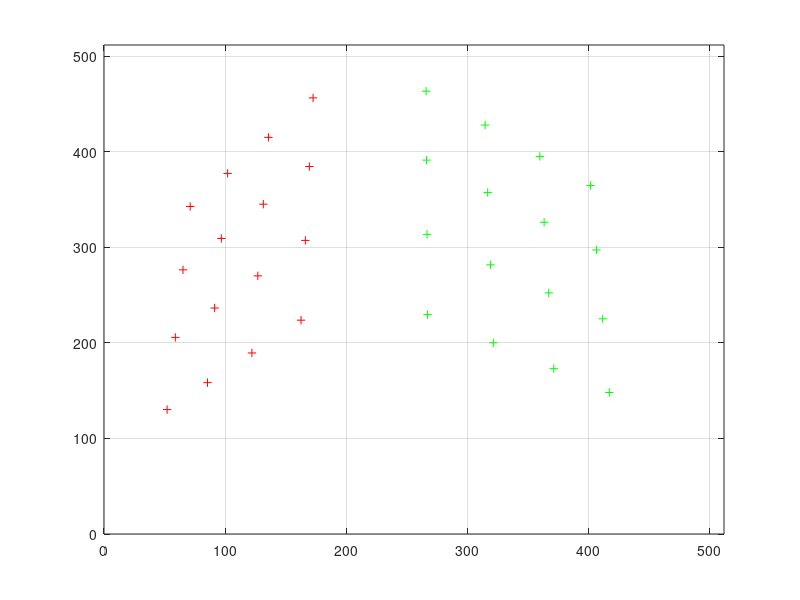
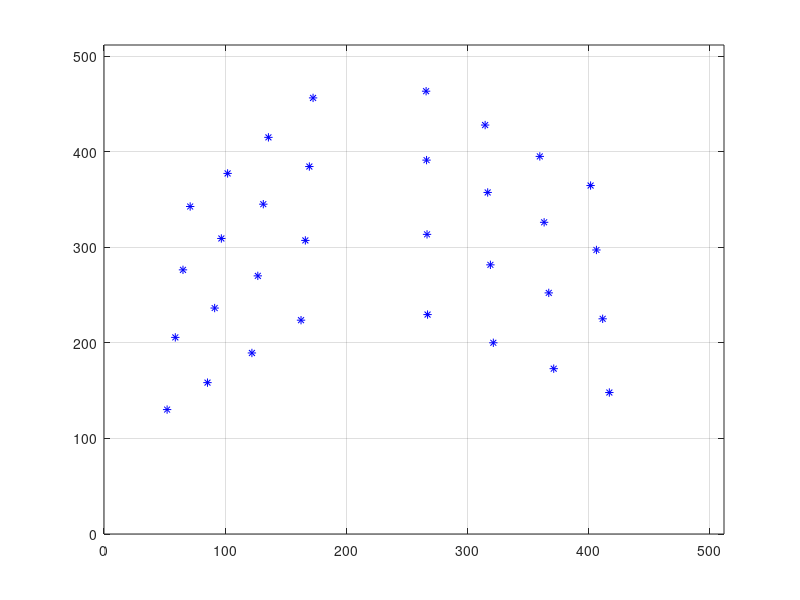
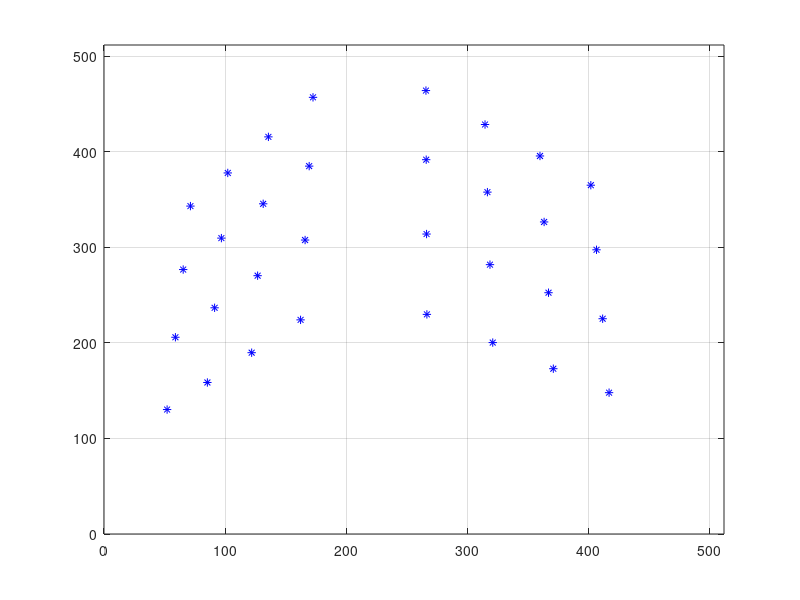

These figures' MATLAB source, in order:
%% Author : Deepak Karuppia  10/15/01

% Modified by Diego Freire

% The work in this assignment is my own. Any outside sources have been properly cited.

%% Generate 3D calibration pattern: 
%% Pw holds 32 points on two surfaces (Xw = 1 and Yw = 1) of a cube 
%% Values are measured in meters.
%% There are 4x4 uniformly distributed points on each surface.

cnt = 1;

%% plane : Xw = 1

for i=0.2:0.2:0.8,
 for j=0.2:0.2:0.8,
   Pw(cnt,:) = [1 i j];
   cnt = cnt + 1;
 end
end

%% plane : Yw = 1

for i=0.2:0.2:0.8,
 for j=0.2:0.2:0.8,
   Pw(cnt,:) = [i 1 j];
   cnt = cnt + 1;
 end
end

N = cnt;

%plot3(Pw(:,1), Pw(:,2), Pw(:,3), '+');

%% Virtual camera model 

 %% Extrinsic parameters : R = RaRbRr

gamma = 40*pi/180.0;
Rr = [ [cos(gamma) -sin(gamma) 0];
       [sin(gamma) cos(gamma)  0];
       [  0          0         1]; ];

beta = 0*pi/180.0;

Rb = [ [cos(beta) 0 -sin(beta)];
       [0         1       0];
       [sin(beta) 0  cos(beta)]; ];

alpha = -120*pi/180.0;
Ra = [ [1      0                0];
       [0   cos(alpha)  -sin(alpha)];
       [0   sin(alpha)   cos(alpha)]; ];

R = Ra*Rb*Rr;

T = [0 0 4]';

%% Intrinsic parameters

f = 0.016;
Ox = 256;
Oy = 256;

Sx = 0.0088/512.0;
Sy = 0.0066/512.0;

Fx = f/Sx;
Fy = f/Sy;

% asr is the aspect ratio
asr = Fx/Fy;

%% Generate Image coordinates

%% surface Xw = 1
cnt = 1;
for cnt = 1:1:16
   Pc(cnt,:) = (R*Pw(cnt,:)' + T)';
   p(cnt,:)  = [(Ox - Fx*Pc(cnt,1)/Pc(cnt,3)) (Oy - Fy*Pc(cnt,2)/Pc(cnt,3))];
end
plot(p(:,1), p(:,2), 'r+');
axis([0 512 0 512]);
hold;

% surface Yw = 1
for cnt = 17:1:32,
   Pc(cnt,:) = (R*Pw(cnt,:)' + T)';
   p(cnt,:)  = [(Ox - Fx*Pc(cnt,1)/Pc(cnt,3)) (Oy - Fy*Pc(cnt,2)/Pc(cnt,3))];
end
plot(p(17:32,1), p(17:32,2), 'g+');
grid;

%% Camera Calibration

X = Pw(:,1);
Y = Pw(:,2);
Z = Pw(:,3);

u = p(:, 1) - Ox;
v = p(:, 2) - Oy;

% Build matrix A
A = [u .* Pw(:, 1), u .* Pw(:, 2), u .* Pw(:, 3), u, -v .* Pw(:, 1), -v .* Pw(:, 2), -v .* Pw(:, 3), -v];

% Get solution v
[~, ~, V] = svd(A);
%V = V.';
v = V(:,end);

% Determine scale
scale = norm(v(1:3));

% Determine aspect ratio
v_sqr = v.^2;
asr = sqrt(v_sqr(5) + v_sqr(6) + v_sqr(7)) / norm(v(1:3));

% Determine 1st two rows of R

R = zeros(3,3);
R(1,1:3) = v(5:7)/(scale*asr);
R(2,1:3) = v(1:3)/scale;
R(3,1:3) = cross(R(1,:).',R(2,:).');

% Determine 1st two components of T

T = zeros(3,1);
T(1) = v(8)/(scale*asr);
T(2) = v(4)/scale;

% Determine sign s

Xc = R(1,1)*Pw(1,1) + R(1,2)*Pw(1,2) + R(1,3)*Pw(1,3) + T(1);
xc = p(1,1);

s = sign(Xc*xc);

% Update sign using s

R(1,1:3) = s*R(1,1:3);
R(2,1:3) = s*R(2,1:3);

T(1) = s*T(1);
T(2) = s*T(2);

% Compute 3rd row of R

R3_t = cross(R(2,:), R(1,:));
R(3,:) = R3_t;


% Enforce orthogonality on R

[U,D,V2] = svd(R);
R = U*V2.';

% Solve for Tz and fx and fy

A2 = [u, X*R(1,1) + Y*R(1,2) + Z*R(1,3) + T(1)];
B2 = -u.*(X*R(3,1) + Y*R(3,2) + Z*R(3,3));

sol = A2 \ B2;

T(3) = sol(1);
fx = sol(2);
inv_asr = 1/asr;
fy = fx * inv_asr;

ox = 256;
oy = 256;

% Find Projective Matrix

intrinsic_matrix = [-fx 0 ox; 0 -fy oy; 0 0 1];
extrinsic_matrix = [R(1,1) R(1,2) R(1,3) T(1); R(2,1) R(2,2) R(2,3) T(2); R(3,1) R(3,2) R(3,3) T(3)];
M = intrinsic_matrix*extrinsic_matrix;

% Reproject
world_points = [X Y Z];
homogeneous_points = [world_points ones(size(world_points,1),1)];

reprojected_points = M * homogeneous_points.';
normalized_points = zeros(2, size(reprojected_points,2));
normalized_points(1,:) = reprojected_points(1,:) ./ reprojected_points(3,:);
normalized_points(2,:) = reprojected_points(2,:) ./ reprojected_points(3,:);
normalized_points = normalized_points.';

% Plot results
figure;
plot(normalized_points(:,1), normalized_points(:,2), 'b*');
grid;
axis([0 512 0 512]);

%% Noisy image

% Add noise randomly

Pw = Pw + 0.0001*randn(32,3);
p_n= p + 0.5*randn(32,2);   

X = Pw(:,1);
Y = Pw(:,2);
Z = Pw(:,3);

u = p_n(:, 1)  - Ox;
v = p_n(:, 2) - Oy;

% Build matrix A
A = [u .* Pw(:, 1), u .* Pw(:, 2), u .* Pw(:, 3), u, -v .* Pw(:, 1), -v .* Pw(:, 2), -v .* Pw(:, 3), -v];

% Get solution v
[~, ~, V] = svd(A);
%V = V.';
v = V(:,end);

% Determine scale
scale = norm(v(1:3));

% Determine aspect ratio
v_sqr = v.^2;
asr = sqrt(v_sqr(5) + v_sqr(6) + v_sqr(7)) / norm(v(1:3));

% Determine 1st two rows of R

R = zeros(3,3);
R(1,1:3) = v(5:7)/(scale*asr);
R(2,1:3) = v(1:3)/scale;
R(3,1:3) = cross(R(1,:).',R(2,:).');

% Determine 1st two components of T

T = zeros(3,1);
T(1) = v(8)/(scale*asr);
T(2) = v(4)/scale;

% Determine sign s

Xc = R(1,1)*Pw(1,1) + R(1,2)*Pw(1,2) + R(1,3)*Pw(1,3) + T(1);
xc = p(1,1);

s = sign(Xc*xc);

% Recalculate using sign s

R(1,1:3) = s*R(1,1:3);
R(2,1:3) = s*R(2,1:3);

T(1) = s*T(1);
T(2) = s*T(2);

% Compute 3rd row of R

R3_t = cross(R(2,:), R(1,:));
R(3,:) = R3_t;


% Enforce orthogonality constraint on R

[U,D,V2] = svd(R);
R = U*V2.';

% Solve for Tz and fx and fy

A2 = [u, X*R(1,1) + Y*R(1,2) + Z*R(1,3) + T(1)];
B2 = -u.*(X*R(3,1) + Y*R(3,2) + Z*R(3,3));

sol = A2 \ B2;

T(3) = sol(1);
fx = sol(2);
inv_asr = 1/asr;
fy = fx * inv_asr;

ox = 256;
oy = 256;

% Find Projective Matrix

intrinsic_matrix = [-fx 0 ox; 0 -fy oy; 0 0 1];
extrinsic_matrix = [R(1,1) R(1,2) R(1,3) T(1); R(2,1) R(2,2) R(2,3) T(2); R(3,1) R(3,2) R(3,3) T(3)];
M = intrinsic_matrix*extrinsic_matrix;

% Reproject
world_points = [X Y Z];
homogeneous_points = [world_points ones(size(world_points,1),1)];

reprojected_points = M * homogeneous_points.';
normalized_points = zeros(2, size(reprojected_points,2));
normalized_points(1,:) = reprojected_points(1,:) ./ reprojected_points(3,:);
normalized_points(2,:) = reprojected_points(2,:) ./ reprojected_points(3,:);
normalized_points = normalized_points.';

% Plot results
figure;
plot(normalized_points(:,1), normalized_points(:,2), 'b*');
grid;
axis([0 512 0 512]);
